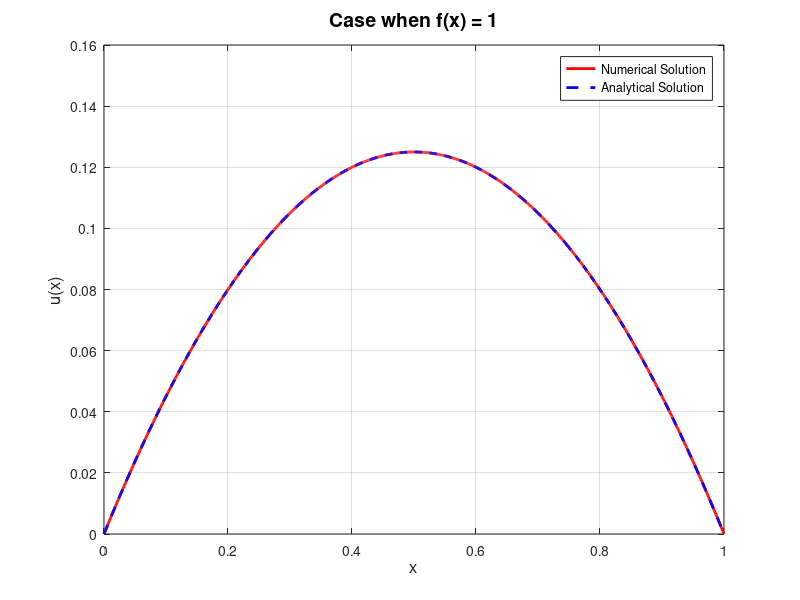

Write the MATLAB code that produced this figure.
close all; clc;

% Parameters
N = 1000; % Number of intervals
h = 1 / N; % Step size
x = linspace(0, 1, N+1)'; % Grid points
u0 = 0; % Boundary condition: u(0)
u1 = 0; % Boundary condition: u(1)

% Source function f(x)
f = ones(size(x)); % Simple f(x) = 1

% Constructing the matrix
A = zeros(N-1, N-1);
for i = 1:N-1
    if i > 1
        A(i, i-1) = -1 / h^2; % Lower diagonal
    end
    A(i, i) = 2 / h^2; % Main diagonal
    if i < N-1
        A(i, i+1) = -1 / h^2; % Upper diagonal
    end
end

% Right-hand side b
b = f(2:end-1); % Right-hand side for interior points
b(1) = b(1) - u0 / h^2; % Adjusting for u(0)
b(end) = b(end) - u1 / h^2; % Adjusting for u(1)

% Calculating the numerical solution
u_interior = A \ b; % Solution for interior points
u_numerical = [u0; u_interior; u1]; % Complete numerical solution

% Analytical solution
u_analytical = (x .* (1 - x)) / 2;

% Calculating the error
error = norm(u_numerical - u_analytical, Inf);
fprintf('Maximum error: %e\n', error);

% Plotting
figure;
plot(x, u_numerical, 'r-', 'LineWidth', 2); hold on;
plot(x, u_analytical, 'b--', 'LineWidth', 2);
xlabel('x', 'FontSize', 12);
ylabel('u(x)', 'FontSize', 12);
legend('Numerical Solution', 'Analytical Solution');
title('Case when f(x) = 1', 'FontSize', 14);
grid on;
hold off;
